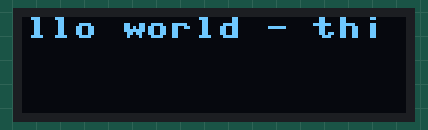
Recording of a program running on a simulated ESP8266 board running MicroPython. Parts: 128×32 one-colour display.

Above: at 0.46 s.
At 5.04 s:
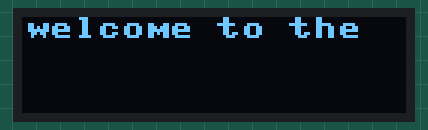
At 9.92 s:
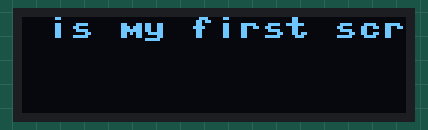
At 19.69 s:
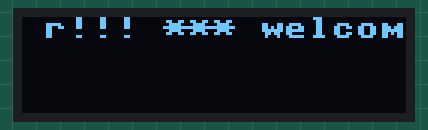
At 29.17 s:
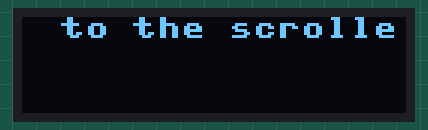
At 38.94 s:
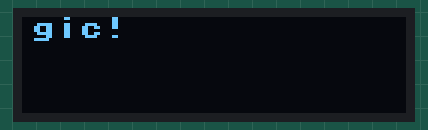

The program:

scroll.py
```python
import machine
import ssd1306

txt = "Hello world - this is my first scroller!!! *** welcome to the scroller magic!"


ssd = ssd1306.SSD1306_I2C(128, 32, machine.I2C(-1, machine.Pin(5), machine.Pin(4)))

i = 0
while(1):
    i += 1
    ofs = (i // 8) % len(txt)
    pxs = 8 - (i % 8)

    ssd.fill(0)
    ssd.text(txt[ofs:ofs+15], pxs, 0)
    ssd.show()
```
